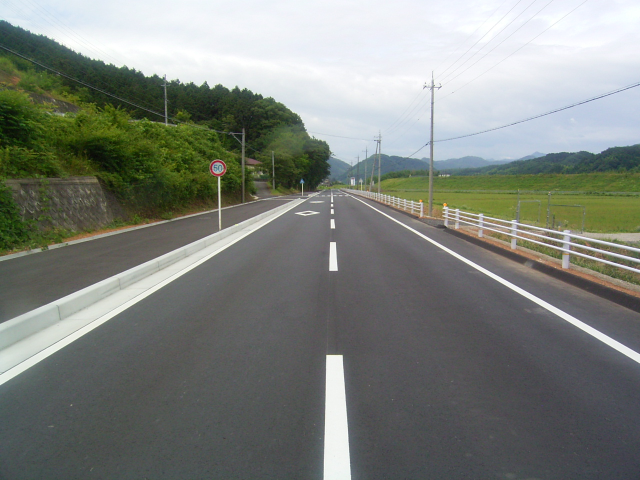
//> input picture cv_assignment1/cv_assignment1/input.jpg, 1280 x 960 px (shown at 1/2 size)
$ ./hough   (built with g++ and OpenCV 4)
//> lines starting //> are read from the running program, lines starting //| are printed output that depends on the picture
#include <iostream>
#include <vector>
#include <math.h>
#include <opencv2/core/core.hpp>
#include <opencv2/highgui/highgui.hpp>
#include <opencv2/imgproc/imgproc.hpp>

using namespace std;

int main()
{
	//이미지 로드
	cv::Mat image = cv::imread("input.jpg");
//> image is the input picture: 960 rows x 1280 cols, CV_8UC3; mean B, G, R 124.4, 130.5, 126

	//캐니 알고리즘을 위해 그레이 스케일 이미지로 변환
	cv::Mat gray;
	cv::cvtColor(image, gray, CV_BGR2GRAY);
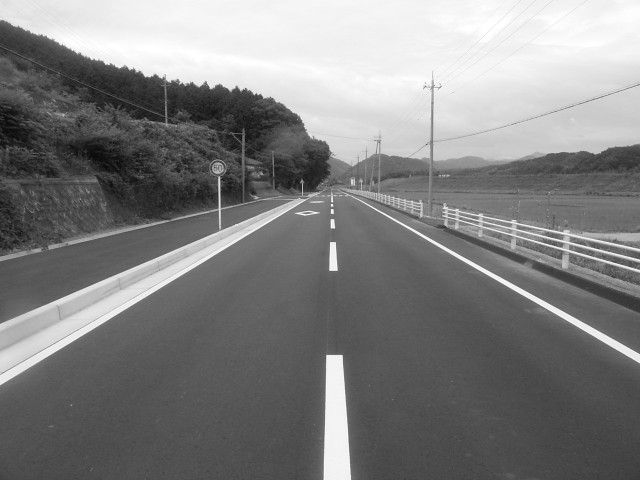
//> gray: 960 rows x 1280 cols, CV_8UC1 (shown at 1/2 size); min 7, max 255, mean 128.5

	// 캐니 알고리즘 적용
	cv::Mat contours;
	cv::Canny(gray, contours, 100, 350);	//100, 350은 각각 threshold값.
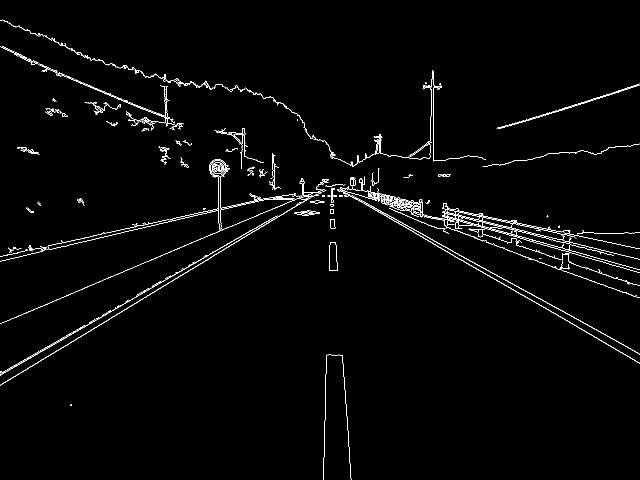
//> contours: 960 rows x 1280 cols, CV_8UC1 (shown at 1/2 size); 1.7% white in thin lines or dots

	//cv::namedWindow("contours");
	//cv::imshow("contours", contours);

    //이미지 가로, 세로, 대각선
	const int width = image.cols;
//> width = 1280
	const int height = image.rows;
//> height = 960
	const int diagonal = sqrt(width * width + height * height);
//> diagonal = 1600

	//허프 변환 구현
	int theta = 180;
	double dis;
	int max1 = 0;
	int max1_theta = 0;
	int max2 = 0;
	int max2_theta = 0;
	int max3 = 0;

	vector<vector<int>> A(diagonal * 2, vector<int>(theta, 0));

	double DegToRad = CV_PI / 180;

	for (int i = 0; i < height; i++)
	{
		for (int j = 0; j < width; j++)
		{
			if (contours.at<uchar>(i,j) == 255)
			{
				for (int th = 0; th < 180; th += 1)
				{
					dis = round(j * cos((th - 90) * DegToRad) + i * sin((th - 90) * DegToRad)) + diagonal;
					A[dis][th] += 1;
				}
			}
		}
	}
//> this loop made 960 passes
//> dis on passes 1 to 3: 0, 0, 0
//> after the loop, dis = 2571
	//차선을 인지하기 위해 구역을 나누어 최대값을 갖는 곳의 그 값과 세타를 구한다
	for (int i = 0; i < A.size(); i++)
	{
		for (int j = 0; j < A[i].size() - 90; j++)
		{
			if (A[i][j] > max1)
			{
				max1 = A[i][j];
				max1_theta = j;
			}
		}
		for (int j = 90; j < A[i].size(); j++)
		{
			if (A[i][j] > max1)
			{
				max2 = A[i][j];
				max2_theta = j;
			}
		}
	}
//> after the loop, max1 = 471; max1_theta = 30; max2 = 595; max2_theta = 150

	//두 차선의 중앙에 있는 중앙선의 값과 세타값을 구한다.
	for (int i = 0; i < A.size(); i++)
	{
		for (int j = max1_theta + 10; j < max2_theta - 10; j++)
		{
			if (A[i][j] > max3)
			{
				max3 = A[i][j];
			}
		}
	}
//> after the loop, max3 = 165

	//누적행렬에서 각 구역에서 최대값인 것들을 뽑아내어 좌표값을 뽑아낸다.
	cv::Point start_point1, end_point1, start_point2, end_point2, start_point3, end_point3;
	double th;
	double x0, y0;
	for (int i = 0; i < A.size(); i++)
	{
		for (int j = 0; j < A[i].size(); j++)
		{
			if (A[i][j] == max1)
			{
				dis = i - diagonal;
				th = (j - 90) * DegToRad;
				x0 = dis * cos(th);
				y0 = dis * sin(th);
				start_point1.x = cvRound(x0 + diagonal * (-sin(th)));
				start_point1.y = cvRound(y0 + diagonal * (cos(th)));
				end_point1.x = cvRound(x0 + diagonal * (sin(th)));
				end_point1.y = cvRound(y0 + diagonal * (-cos(th)));
			}
			else if (A[i][j] == max2)
			{
				dis = i - diagonal;
				th = (j - 90) * DegToRad;
				x0 = dis * cos(th);
				y0 = dis * sin(th);
				start_point2.x = cvRound(x0 + diagonal * (-sin(th)));
				start_point2.y = cvRound(y0 + diagonal * (cos(th)));
				end_point2.x = cvRound(x0 + diagonal * (sin(th)));
				end_point2.y = cvRound(y0 + diagonal * (-cos(th)));
			}
			else if ((j > max1_theta + 10) && (j < max2_theta - 10) && (A[i][j] == max3))
			{
				dis = i - diagonal;
				th = (j - 90) * DegToRad;
				x0 = dis * cos(th);
				y0 = dis * sin(th);
				start_point3.x = cvRound(x0 + diagonal * (-sin(th)));
				start_point3.y = cvRound(y0 + diagonal * (cos(th)));
				end_point3.x = cvRound(x0 + diagonal * (sin(th)));
				end_point3.y = cvRound(y0 + diagonal * (-cos(th)));
			}
		}
	}
//> after the loop, dis = 650; th = 1.05; x0 = 325; y0 = 562.9

	//차선이 만나는 교점 구하기
	cv::Point cross_point;
	float increase1, increase2, constant1, constant2;
	increase1 = (float)(end_point1.y - start_point1.y) / (end_point1.x - start_point1.x);
//> increase1 = 0.577
	constant1 = start_point1.y - increase1 * start_point1.x;
//> constant1 = -13.18
	increase2 = (float)(end_point2.y - start_point2.y) / (end_point2.x - start_point2.x);
//> increase2 = -0.577
	constant2 = start_point2.y - increase2 * start_point2.x;
//> constant2 = 750.6
	cross_point.x = -(constant1 - constant2) / (increase1 - increase2);
//> cross_point = Point(661, 0)
	cross_point.y = increase1 * cross_point.x + constant1;
//> cross_point = Point(661, 368)

	//차선 그리기
	cv::line(image, start_point1, cross_point, cv::Scalar(255, 0, 0), 3);
	cv::line(image, start_point2, cross_point, cv::Scalar(255, 0, 0), 3);
	cv::line(image, start_point3, cross_point, cv::Scalar(255, 0, 0), 3);
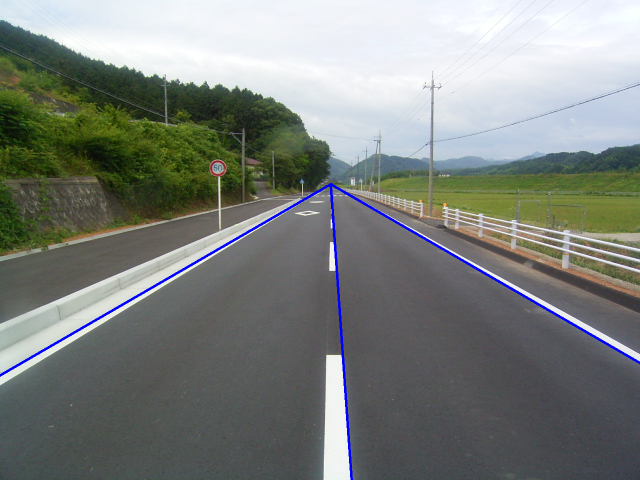
//> image: 960 rows x 1280 cols, CV_8UC3 (shown at 1/2 size); mean B, G, R 125.1, 129, 124.5
	cv::namedWindow("Result");
	cv::imshow("Result", image);

	//이미지 저장
	cv::imwrite("Result.jpg", image);
	cv::waitKey(0);
	return 0;
}
